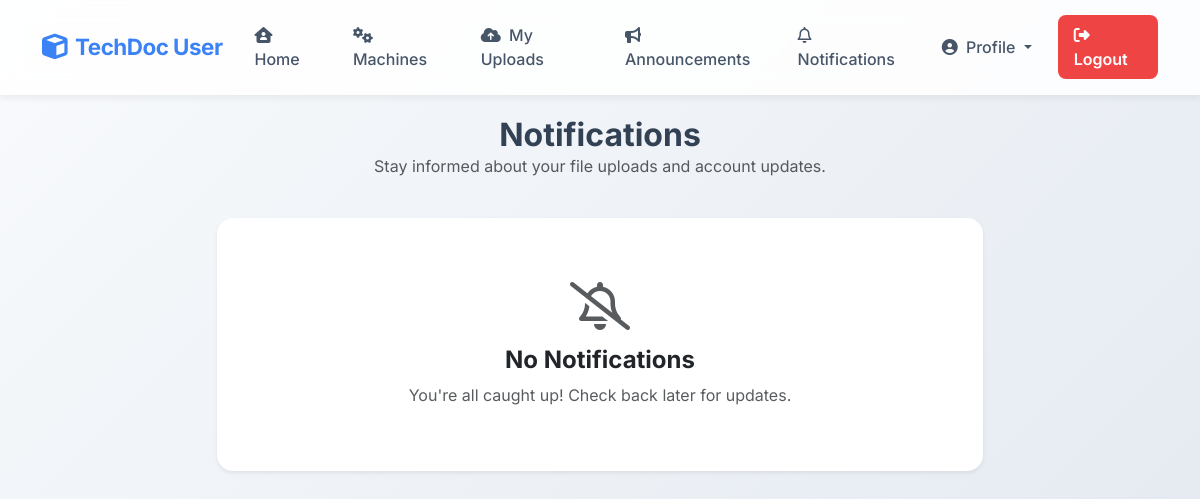
The app's page /user/notifications/ (signed in), older data.
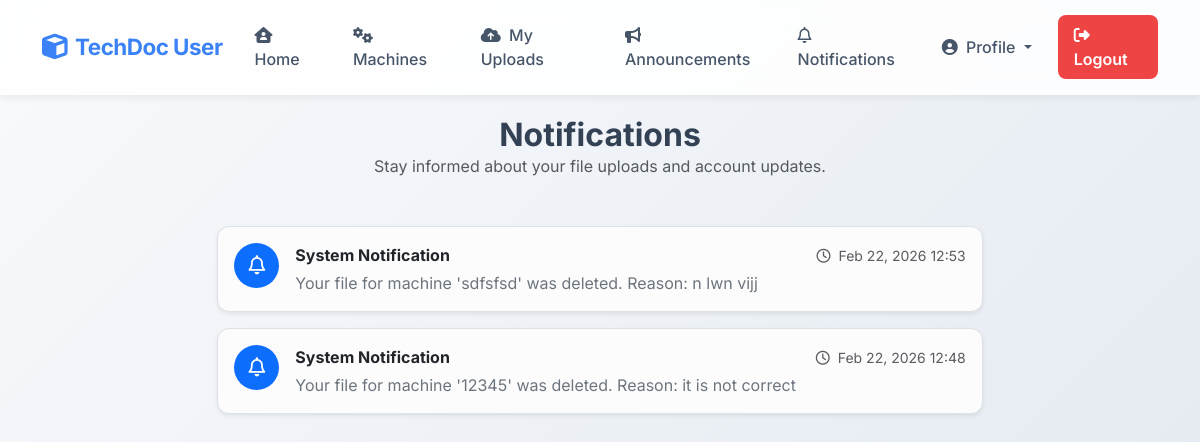
The same page, newer data.
### user/models.py (models this page shows, shortened)
class Notification(models.Model):
    user = models.ForeignKey(User, on_delete=models.CASCADE)
    message = models.TextField()
    created_at = models.DateTimeField(auto_now_add=True)

### user/views.py (the view)
# urls.py: path("notifications/", views.my_notifications, name="notifications"),
def my_notifications(request):
    uid = request.session.get("uid")
    notes = Notification.objects.filter(user_id=uid).order_by("-created_at")
    return render(request,"user/Notifications.html",{"notes":notes})

### user/Templates/user/Notifications.html (shortened to what this page needs)
{% include 'user/Header.html' %}
<div class="row justify-content-center mb-4">
    <div class="col-12 text-center">
        <h2 class="fw-bold mb-0">Notifications</h2>
        <p class="text-muted">Stay informed about your file uploads and account updates.</p>
    </div>
</div>
<div class="row justify-content-center">
    <div class="col-lg-8">
        {% if notes %}
        <div class="mt-2">
            {% for n in notes %}
            <div class="alert alert-light border shadow-sm mb-3 d-flex align-items-start fade show" role="alert"
                style="border-radius: 12px; animation: slideUp {{ forloop.counter|add:'1'|stringformat:'s' }}00ms ease-out;">
                <div class="icon-wrapper bg-primary text-white d-flex align-items-center justify-content-center rounded-circle flex-shrink-0"
                    style="width: 45px; height: 45px; font-size: 1.2rem;">
                    <i class="fa-regular fa-bell"></i>
                </div>
                <div class="ms-3 flex-grow-1">
                    <div class="d-flex justify-content-between align-items-center mb-1">
                        <strong class="text-dark">System Notification</strong>
                        <small class="text-muted"><i class="fa-regular fa-clock me-1"></i> {{ n.created_at|date:'M d, Y H:i' }}</small>
                    </div>
                    <p class="mb-0 text-secondary">{{ n.message }}</p>
                </div>
            </div>
            {% endfor %}
        </div>
        {% else %}
        <div class="card shadow-sm border-0 text-center py-5" style="border-radius: 16px;">
            <div class="card-body">
                <i class="fa-regular fa-bell-slash text-muted mb-3" style="font-size: 3rem;"></i>
                <h4 class="fw-bold text-dark">No Notifications</h4>
                <p class="text-muted mb-0">You're all caught up! Check back later for updates.</p>
            </div>
        </div>
        {% endif %}
    </div>
</div>
</div>
</body>
</html>

Row changes from the older to the newer data that the page shows:
added Notification: created_at "Feb 22, 2026 12:53", message "Your file for machine 'sdfsfsd' was deleted. Reason: n lwn vijj"
added Notification: created_at "Feb 22, 2026 12:48", message "Your file for machine '12345' was deleted. Reason: it is not correct"
Text that changed along with them:
text no longer shown: "No Notifications You're all caught up! Check back later for updates."
